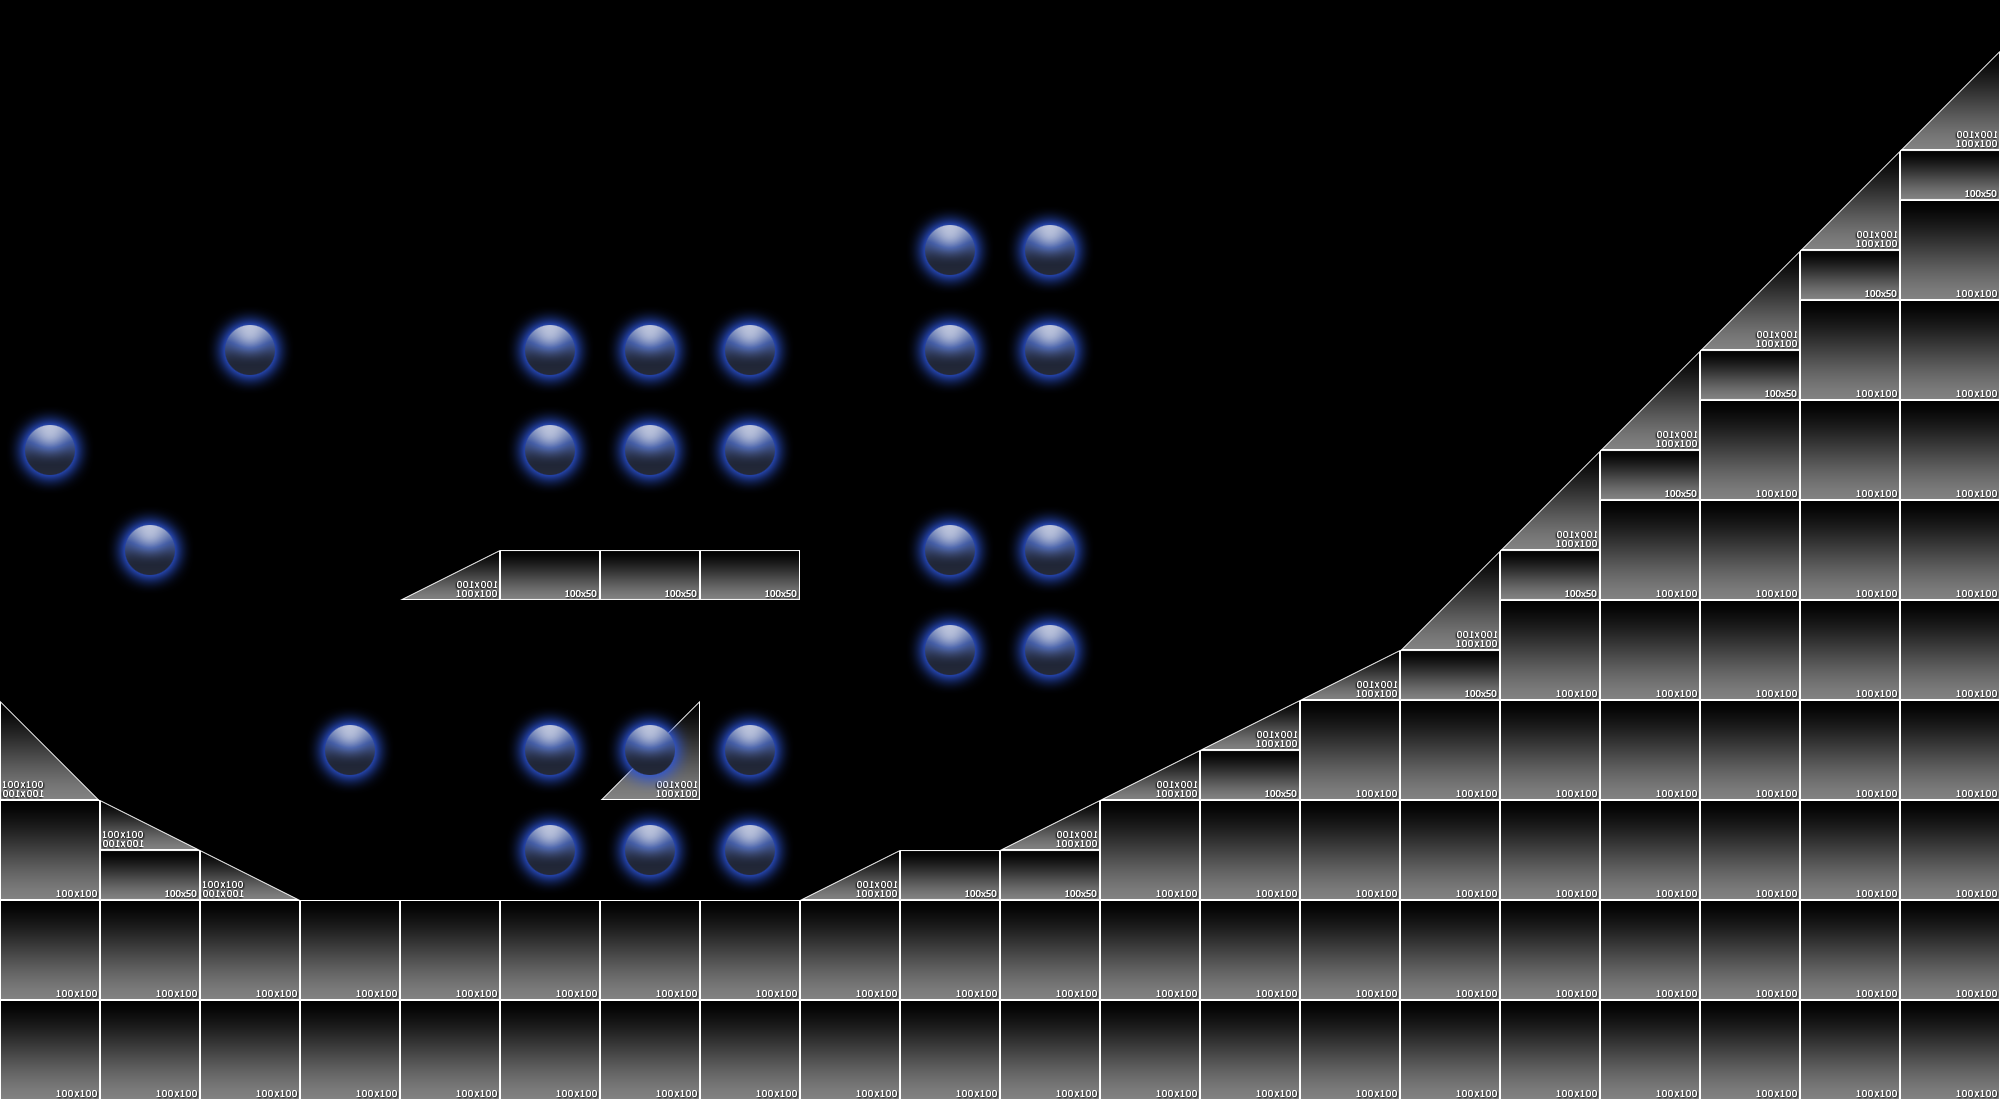

This game map was drawn from its Tiled (.tmx) file and the tilesets committed beside it. A one-line description and the full map source follow:
An orthogonal 40x22 tile map with 50x50 px tiles, 2 tile layers (tiles, items), 2 tilesets.

<map version="1.2" tiledversion="1.2.1" orientation="orthogonal" renderorder="right-down" width="40" height="22" tilewidth="50" tileheight="50" infinite="0" nextlayerid="3" nextobjectid="1">
 <tileset firstgid="1" name="masks" tilewidth="100" tileheight="100" tilecount="5" columns="0">
  <tile id="0">
   <image source="../sprites/block.png" />
  </tile>
  <tile id="1">
   <image source="../sprites/hill_1.png" />
  </tile>
  <tile id="2">
   <image source="../sprites/hill_2.png" />
  </tile>
  <tile id="3">
   <image source="../sprites/hill_3.png" />
  </tile>
  <tile id="4">
   <image source="../sprites/block half.png" />
  </tile>
 </tileset>
 <tileset firstgid="6" name="items" tilewidth="100" tileheight="100" tilecount="1" columns="0">
  <tile id="0">
   <image source="../sprites/collectible.png" />
  </tile>
 </tileset>
 <layer id="1" name="tiles" width="40" height="22">
  <properties>
   <property name="type" type="int" value="3" />
  </properties>
  <data encoding="csv">
0,0,0,0,0,0,0,0,0,0,0,0,0,0,0,0,0,0,0,0,0,0,0,0,0,0,0,0,0,0,0,0,0,0,0,0,0,0,0,0,
0,0,0,0,0,0,0,0,0,0,0,0,0,0,0,0,0,0,0,0,0,0,0,0,0,0,0,0,0,0,0,0,0,0,0,0,0,0,0,0,
0,0,0,0,0,0,0,0,0,0,0,0,0,0,0,0,0,0,0,0,0,0,0,0,0,0,0,0,0,0,0,0,0,0,0,0,0,0,4,0,
0,0,0,0,0,0,0,0,0,0,0,0,0,0,0,0,0,0,0,0,0,0,0,0,0,0,0,0,0,0,0,0,0,0,0,0,0,0,5,0,
0,0,0,0,0,0,0,0,0,0,0,0,0,0,0,0,0,0,0,0,0,0,0,0,0,0,0,0,0,0,0,0,0,0,0,0,4,0,0,0,
0,0,0,0,0,0,0,0,0,0,0,0,0,0,0,0,0,0,0,0,0,0,0,0,0,0,0,0,0,0,0,0,0,0,0,0,5,0,1,0,
0,0,0,0,0,0,0,0,0,0,0,0,0,0,0,0,0,0,0,0,0,0,0,0,0,0,0,0,0,0,0,0,0,0,4,0,0,0,0,0,
0,0,0,0,0,0,0,0,0,0,0,0,0,0,0,0,0,0,0,0,0,0,0,0,0,0,0,0,0,0,0,0,0,0,5,0,1,0,1,0,
0,0,0,0,0,0,0,0,0,0,0,0,0,0,0,0,0,0,0,0,0,0,0,0,0,0,0,0,0,0,0,0,4,0,0,0,0,0,0,0,
0,0,0,0,0,0,0,0,0,0,0,0,0,0,0,0,0,0,0,0,0,0,0,0,0,0,0,0,0,0,0,0,5,0,1,0,1,0,1,0,
0,0,0,0,0,0,0,0,0,0,0,0,0,0,0,0,0,0,0,0,0,0,0,0,0,0,0,0,0,0,4,0,0,0,0,0,0,0,0,0,
0,0,0,0,0,0,0,0,2,0,5,0,5,0,5,0,0,0,0,0,0,0,0,0,0,0,0,0,0,0,5,0,1,0,1,0,1,0,1,0,
0,0,0,0,0,0,0,0,0,0,0,0,0,0,0,0,0,0,0,0,0,0,0,0,0,0,0,0,4,0,0,0,0,0,0,0,0,0,0,0,
0,0,0,0,0,0,0,0,0,0,0,0,0,0,0,0,0,0,0,0,0,0,0,0,0,0,2,0,5,0,1,0,1,0,1,0,1,0,1,0,
0,0,0,0,0,0,0,0,0,0,0,0,0,0,0,0,0,0,0,0,0,0,0,0,2,0,0,0,0,0,0,0,0,0,0,0,0,0,0,0,
2147483652,0,0,0,0,0,0,0,0,0,0,0,4,0,0,0,0,0,0,0,0,0,2,0,5,0,1,0,1,0,1,0,1,0,1,0,1,0,1,0,
0,0,2147483650,0,0,0,0,0,0,0,0,0,0,0,0,0,0,0,0,0,2,0,0,0,0,0,0,0,0,0,0,0,0,0,0,0,0,0,0,0,
1,0,5,0,2147483650,0,0,0,0,0,0,0,0,0,0,0,2,0,5,0,5,0,1,0,1,0,1,0,1,0,1,0,1,0,1,0,1,0,1,0,
0,0,0,0,0,0,0,0,0,0,0,0,0,0,0,0,0,0,0,0,0,0,0,0,0,0,0,0,0,0,0,0,0,0,0,0,0,0,0,0,
1,0,1,0,1,0,1,0,1,0,1,0,1,0,1,0,1,0,1,0,1,0,1,0,1,0,1,0,1,0,1,0,1,0,1,0,1,0,1,0,
0,0,0,0,0,0,0,0,0,0,0,0,0,0,0,0,0,0,0,0,0,0,0,0,0,0,0,0,0,0,0,0,0,0,0,0,0,0,0,0,
1,0,1,0,1,0,1,0,1,0,1,0,1,0,1,0,1,0,1,0,1,0,1,0,1,0,1,0,1,0,1,0,1,0,1,0,1,0,1,0
</data>
 </layer>
 <layer id="2" name="items" width="40" height="22">
  <properties>
   <property name="type" type="int" value="3" />
  </properties>
  <data encoding="csv">
0,0,0,0,0,0,0,0,0,0,0,0,0,0,0,0,0,0,0,0,0,0,0,0,0,0,0,0,0,0,0,0,0,0,0,0,0,0,0,0,
0,0,0,0,0,0,0,0,0,0,0,0,0,0,0,0,0,0,0,0,0,0,0,0,0,0,0,0,0,0,0,0,0,0,0,0,0,0,0,0,
0,0,0,0,0,0,0,0,0,0,0,0,0,0,0,0,0,0,0,0,0,0,0,0,0,0,0,0,0,0,0,0,0,0,0,0,0,0,0,0,
0,0,0,0,0,0,0,0,0,0,0,0,0,0,0,0,0,0,0,0,0,0,0,0,0,0,0,0,0,0,0,0,0,0,0,0,0,0,0,0,
0,0,0,0,0,0,0,0,0,0,0,0,0,0,0,0,0,0,0,0,0,0,0,0,0,0,0,0,0,0,0,0,0,0,0,0,0,0,0,0,
0,0,0,0,0,0,0,0,0,0,0,0,0,0,0,0,0,0,6,0,6,0,0,0,0,0,0,0,0,0,0,0,0,0,0,0,0,0,0,0,
0,0,0,0,0,0,0,0,0,0,0,0,0,0,0,0,0,0,0,0,0,0,0,0,0,0,0,0,0,0,0,0,0,0,0,0,0,0,0,0,
0,0,0,0,6,0,0,0,0,0,6,0,6,0,6,0,0,0,6,0,6,0,0,0,0,0,0,0,0,0,0,0,0,0,0,0,0,0,0,0,
0,0,0,0,0,0,0,0,0,0,0,0,0,0,0,0,0,0,0,0,0,0,0,0,0,0,0,0,0,0,0,0,0,0,0,0,0,0,0,0,
6,0,0,0,0,0,0,0,0,0,6,0,6,0,6,0,0,0,0,0,0,0,0,0,0,0,0,0,0,0,0,0,0,0,0,0,0,0,0,0,
0,0,0,0,0,0,0,0,0,0,0,0,0,0,0,0,0,0,0,0,0,0,0,0,0,0,0,0,0,0,0,0,0,0,0,0,0,0,0,0,
0,0,6,0,0,0,0,0,0,0,0,0,0,0,0,0,0,0,6,0,6,0,0,0,0,0,0,0,0,0,0,0,0,0,0,0,0,0,0,0,
0,0,0,0,0,0,0,0,0,0,0,0,0,0,0,0,0,0,0,0,0,0,0,0,0,0,0,0,0,0,0,0,0,0,0,0,0,0,0,0,
0,0,0,0,0,0,0,0,0,0,0,0,0,0,0,0,0,0,6,0,6,0,0,0,0,0,0,0,0,0,0,0,0,0,0,0,0,0,0,0,
0,0,0,0,0,0,0,0,0,0,0,0,0,0,0,0,0,0,0,0,0,0,0,0,0,0,0,0,0,0,0,0,0,0,0,0,0,0,0,0,
0,0,0,0,0,0,6,0,0,0,6,0,6,0,6,0,0,0,0,0,0,0,0,0,0,0,0,0,0,0,0,0,0,0,0,0,0,0,0,0,
0,0,0,0,0,0,0,0,0,0,0,0,0,0,0,0,0,0,0,0,0,0,0,0,0,0,0,0,0,0,0,0,0,0,0,0,0,0,0,0,
0,0,0,0,0,0,0,0,0,0,6,0,6,0,6,0,0,0,0,0,0,0,0,0,0,0,0,0,0,0,0,0,0,0,0,0,0,0,0,0,
0,0,0,0,0,0,0,0,0,0,0,0,0,0,0,0,0,0,0,0,0,0,0,0,0,0,0,0,0,0,0,0,0,0,0,0,0,0,0,0,
0,0,0,0,0,0,0,0,0,0,0,0,0,0,0,0,0,0,0,0,0,0,0,0,0,0,0,0,0,0,0,0,0,0,0,0,0,0,0,0,
0,0,0,0,0,0,0,0,0,0,0,0,0,0,0,0,0,0,0,0,0,0,0,0,0,0,0,0,0,0,0,0,0,0,0,0,0,0,0,0,
0,0,0,0,0,0,0,0,0,0,0,0,0,0,0,0,0,0,0,0,0,0,0,0,0,0,0,0,0,0,0,0,0,0,0,0,0,0,0,0
</data>
 </layer>
</map>